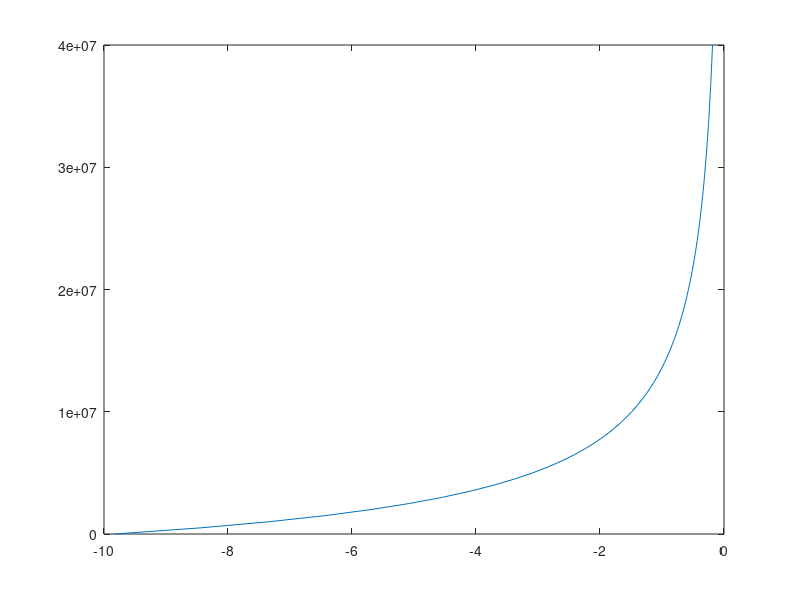

Source code (MATLAB):
clc;
clear all;
close all;

G=6.672e-11;
M=5.98e24;
R=6.371e6;
h=0:5e5:4e7;
g=-G.*M./(R+h).^2;

fprintf('Height\tGrav. Acc.\n');

for ii=1:length(g)
    fprintf('%5d\t%5d\n', h(ii), g(ii));
end

plot(g,h)